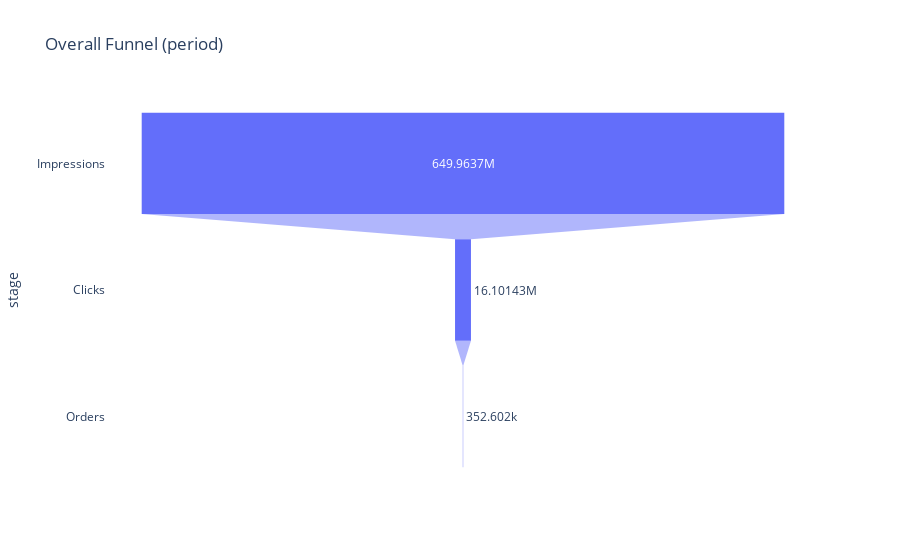

Notebook source saved alongside this figure:
### Code cell
# Cell 6: Funnel
print("## Funnel: Impressions -> Clicks -> Orders")

if daily_channel is None or daily_total is None:
    print("Need both daily_channel and daily_total to build funnel.")
else:
    total_impr = int(daily_channel['impression'].sum())
    total_clicks = int(daily_channel['clicks'].sum())
    total_orders = int(daily_total['orders'].sum())

    funnel_df = pd.DataFrame({
        'stage': ['Impressions', 'Clicks', 'Orders'],
        'value': [total_impr, total_clicks, total_orders]
    })
    fig = px.funnel(funnel_df, x='value', y='stage', title='Overall Funnel (period)')
    fig.show()
    try:
        fig.write_image(str(FIG_DIR/"funnel.png"), width=800, height=400)
    except Exception:
        pass

    # channel CTR table
    ch_ctr = daily_channel.groupby('channel', as_index=False).agg({'impression':'sum','clicks':'sum'})
    ch_ctr['ctr'] = ch_ctr['clicks'] / ch_ctr['impression'].replace(0, np.nan)
    ch_ctr.to_csv(FIG_DIR/"channel_ctr.csv", index=False)
    ch_ctr

### Figure 1 — Plotly figure (JSON) as saved in the notebook; plotly's stock layout.template omitted (floating-point values rounded to 4 significant figures)
{"data": [{"hovertemplate": "value=%{x}<br>stage=%{y}<extra></extra>", "legendgroup": "", "marker": {"color": "#636efa"}, "name": "", "orientation": "h", "showlegend": false, "type": "funnel", "x": [649963716, 16101427, 352602], "xaxis": "x", "y": ["Impressions", "Clicks", "Orders"], "yaxis": "y"}], "layout": {"legend": {"tracegroupgap": 0}, "title": {"text": "Overall Funnel (period)"}, "xaxis": {"anchor": "y", "domain": [0, 1], "title": {"text": "value"}}, "yaxis": {"anchor": "x", "domain": [0, 1], "title": {"text": "stage"}}}}
